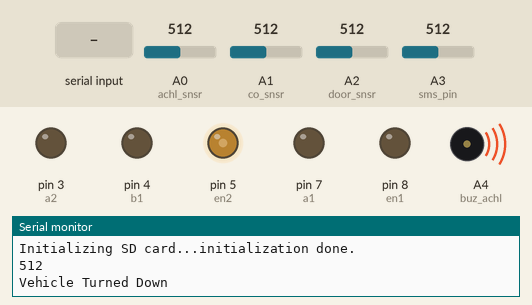
Bench run of a sketch on a simulated Arduino Uno, built with avr-gcc and run on an emulated ATmega328P. Parts: output pins drawn as LEDs (lit = HIGH), buzzer (waves = sounding, pin HIGH), the last lines printed to the serial monitor. The inputs (shaded band) are chosen by the test bench; at power-on: A2 (door_snsr) = 512, A0 (achl_snsr) = 512, A1 (co_snsr) = 512, A3 (sms_pin) = 512. Storage starts empty.

Above: at 1.2 s.
1.3 s: A2 (door_snsr) set to 910
At 2.7 s:
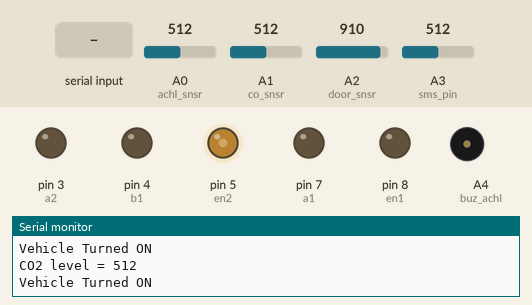
3.5 s: "F" received over Serial
At 4.2 s:
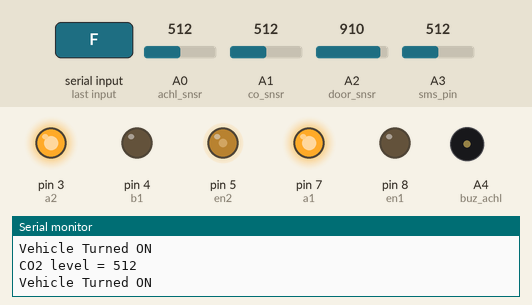
5.0 s: A0 (achl_snsr) set to 681
6.5 s: A0 (achl_snsr) set to 710
At 7.3 s:
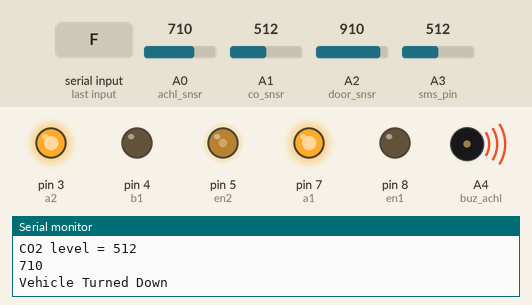
10.5 s: A0 (achl_snsr) set to 690
At 11.6 s:
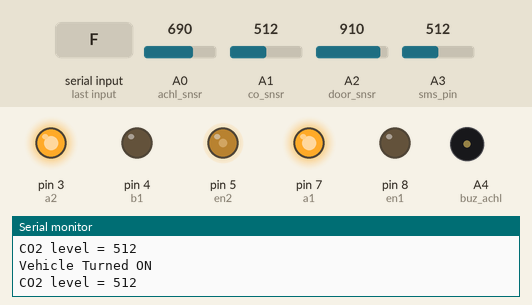
12.0 s: "B" received over Serial
At 12.8 s:
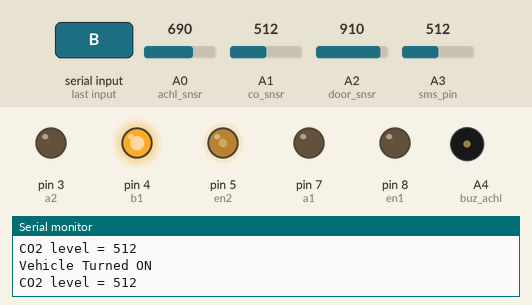
Timing chart, 0 to 14.5 s (numbered marks = the images above; inputs shaded):
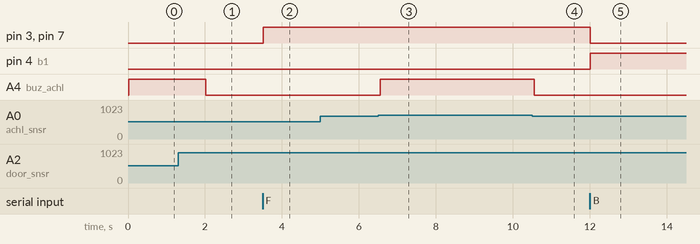

Measured:
- the behaviour switches between 699 and 700 on A0 (achl_snsr) (found by bisection; images 2 and 3)
- after the input at 1.3 s, A4 (buz_achl): HIGH → LOW after 0.72 s
- after the input at 3.5 s, pin 3 (a2), pin 7 (a1): LOW → HIGH at once
- after the input at 6.5 s, A4 (buz_achl): LOW → HIGH after 0.05 s
- after the input at 10.5 s, A4 (buz_achl): HIGH → LOW after 0.05 s
- after the input at 12.0 s, pin 3 (a2), pin 7 (a1): HIGH → LOW at once; pin 4 (b1): LOW → HIGH at once

The sketch:

Car_Black_Box.ino
```cpp
#include <SoftwareSerial.h>

#include <SPI.h>
#include <SD.h>

SoftwareSerial mySerial(9, 6);

File myFile;

#define sms_pin A3
int sms_flag=0;

#define a1 7
#define b1 4
#define a2 3
#define b2 2
#define en1 8
#define en2 5
char a;

#define achl_snsr A0
#define buz_achl A4

#define co_snsr A1

#define door_snsr A2

void setup()
{
  mySerial.begin(9600);
  Serial.begin(9600);
  pinMode(sms_pin,INPUT);

  pinMode(a1,OUTPUT);
  pinMode(b1,OUTPUT);
  pinMode(a2,OUTPUT);
  pinMode(a2,OUTPUT);
  pinMode(en1,OUTPUT);
  pinMode(en2,OUTPUT);
  analogWrite(en1,100);
  analogWrite(en2,100);

  pinMode(achl_snsr,INPUT);
  pinMode(buz_achl,OUTPUT);

  pinMode(co_snsr,INPUT);

  pinMode(door_snsr,INPUT);

  while (!Serial) {}
  Serial.print("Initializing SD card...");

  if (!SD.begin(10))
  {
    Serial.println("initialization failed!");
    while (1);
  }

  Serial.println("initialization done.");

}

void loop()
{
  if (analogRead(achl_snsr) < 700 && analogRead(door_snsr) > 900)
  {
    Serial.println("Vehicle Turned ON");
    gsm();
    bluetooth();
    Serial.print("CO2 level = ");
    Serial.println(analogRead(co_snsr));
  }
  else
  {
    Serial.println(analogRead(achl_snsr));
    Serial.println("Vehicle Turned Down");
    digitalWrite(buz_achl,HIGH);
    delay(2000);
    digitalWrite(buz_achl,LOW);
    if (analogRead(achl_snsr) > 700)
    {
      Serial.println("Alchohol Detected");
    }
    if (analogRead(door_snsr) < 900)
    {
      Serial.println("Door Not Locked");
    }
  }
}


//*****************************************************************


void gsm()
{
    if(analogRead(sms_pin)>1000 && sms_flag==0)
  {
    Serial.println("Sending SMS.....");
    mySerial.println("AT+CMGF=1");
    delay(1000);
    mySerial.println("AT+CMGS=\"<phone number here>\"\r");
    delay(1000);
    mySerial.println("Alert!!!!");
    delay(100);
    mySerial.println((char)26);
    sms_flag=1;
    delay(3000);
    Serial.println("SMS Send Successful");

    myFile = SD.open("test.txt", FILE_WRITE);
    if (myFile)
    {
      Serial.println("Writing to CarBlackbox.txt...");
      myFile.println("!!!!!!ALERT!!!!!");
      myFile.print("CO2 level : ");
      myFile.println(analogRead(co_snsr));
      myFile.print("Alcohol level : ");
      myFile.println(analogRead(achl_snsr));
      myFile.close();
      Serial.println("done writing to car blackbox");
    }
    else
    {
      Serial.println("error opening Carblackbox.txt");
    }
 }
  if(analogRead(sms_pin)<1000 && sms_flag==1)
  {
    sms_flag=0;
    Serial.println("SMS System Reset");
  }
}


//*****************************************************************


void bluetooth()
{
   if (Serial.available())
   {
      a= Serial.read();
      Serial.println(a);
      if (a=='F')
      {
        digitalWrite(a1,HIGH);
        digitalWrite(b1,LOW);
        digitalWrite(a2,HIGH);
        digitalWrite(b2,LOW);
      }
      else if (a=='B')
      {
        digitalWrite(a1,LOW);
        digitalWrite(b1,HIGH);
        digitalWrite(a2,LOW);
        digitalWrite(b2,HIGH);
      }
      else if (a=='R')
      {
        digitalWrite(a1,HIGH);
        digitalWrite(b1,LOW);
        digitalWrite(a2,LOW);
        digitalWrite(b2,HIGH);;
      }
      else if (a=='L')
      {
        digitalWrite(a1,LOW);
        digitalWrite(b1,HIGH);
        digitalWrite(a2,HIGH);
        digitalWrite(b2,LOW);
      }
      else if (a=='U')
      {
        digitalWrite(a1,LOW);
        digitalWrite(b1,LOW);
        digitalWrite(a2,LOW);
        digitalWrite(b2,LOW);
      }
   }
}
```
